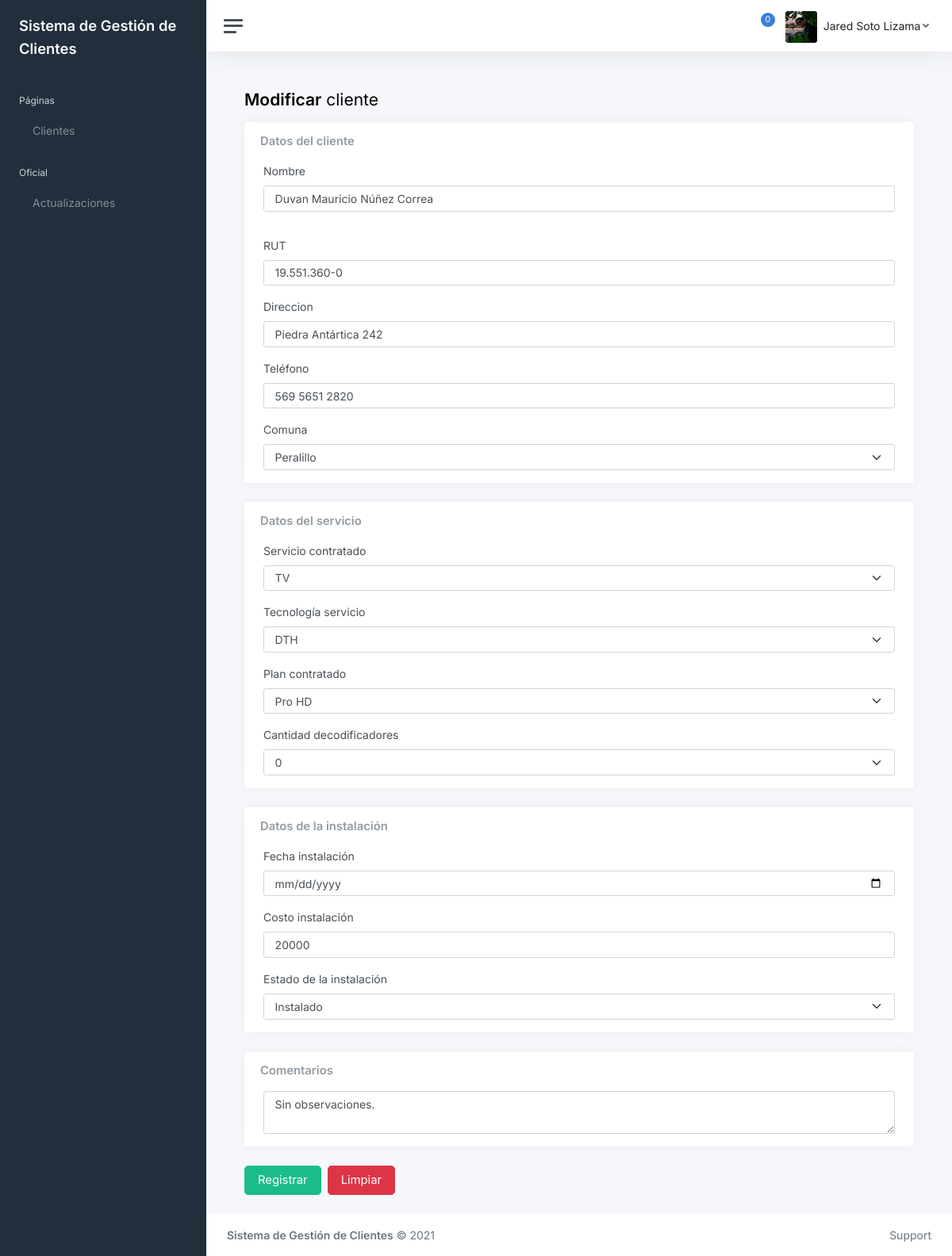
/modificarCliente/1/ (signed in), run on the app's committed database.
### webClaro/models.py (models this page shows, shortened)
class ImagenPerfil(models.Model):
    id = models.AutoField(primary_key=True)
    usuario = models.CharField(max_length=20)
    imagen = models.ImageField(upload_to='imgPerfil')

class Cliente(models.Model):
    id = models.AutoField(primary_key=True)
    nombre = models.CharField(max_length=50)
    rut = models.CharField(max_length=12)
    direccion = models.CharField(max_length=50)
    telefono = models.CharField(max_length=13)
    servicioContratado = models.CharField(max_length=20)
    tecnologiaServicio = models.CharField(max_length=4)
    planContratado = models.CharField(max_length=30)
    cantidadDecos = models.IntegerField()
    costoInstalacion = models.IntegerField()
    fechaInstalacion = models.DateField()
    vendedor = models.CharField(max_length=20)
    servicioTecnologia = models.CharField(max_length=20)
    estado = models.CharField(max_length=20)
    Comuna = ForeignKey(Comuna, on_delete=models.CASCADE)
    comentarios = models.CharField(max_length=300)

### webClaro/views.py (the view, shortened to what this page needs)
# urls.py: path('modificarCliente/<id>/', views.modificarCliente, name='modificarCliente'),
@login_required(login_url='/login/')
def modificarCliente(request, id):
    mensaje = ''
    try:
        cliente = Cliente.objects.get(id = id)
        img = ImagenPerfil.objects.filter(usuario = request.user.username)
        objComuna = Comuna.objects.all()
        objServicioContratado = ServicioContratado.objects.all()
        objTecnologiaServicio = TecnologiaServicio.objects.all()
        objPlanContratado = PlanContratado.objects.all()
        objCantidadDecodificadores = CantidadDecodificadores.objects.all()
        objEstadoInstalacion = EstadoInstalacion.objects.all()
        return render(request, "modifCliente.html", {"img": img, "comunas":objComuna, "cliente":cliente, "servicios":objServicioContratado, "tecnologias":objTecnologiaServicio, "planes":objPlanContratado, "decos":objCantidadDecodificadores, "estados":objEstadoInstalacion})
    except Exception as e:
        mensaje = "No existe el cliente."
        print(e)

### webClaro/templates/modifCliente.html (shortened to what this page needs)
{% extends "base.html" %}
{% load static %}
{% block contenido %}
<h1 class="h3 mb-3"><strong>Modificar</strong> cliente</h1>
<div class="row">
	<form action="{% url 'actualizarCliente' %}" method="POST">
	<div class="col-12 col-lg-12 col-xxl-12 d-flex">
		<div class="card flex-fill">
			<div class="card-header">
				<h5 class="card-title mb-0">Datos del cliente</h5>
			</div>
			<div class="me-4 ms-4 mb-3">
				<label class="form-label">Nombre</label>
				<input type="text" value="{{cliente.nombre}}" name="txtNombre" minlength="5" maxlength="50" class="form-control" placeholder="Nombre del cliente" required>
			</div>
			<div class="me-4 ms-4 mb-3">
				<label class="form-label">RUT</label>
				<input type="text" value="{{cliente.rut}}" name="txtRUT" minlength="11" maxlength="12" class="form-control" placeholder="12.345.678-0" required>
			</div>
			<div class="me-4 ms-4 mb-3">
				<label class="form-label">Direccion</label>
				<input type="text" value="{{cliente.direccion}}" name="txtDireccion" minlength="10" maxlength="50" class="form-control" placeholder="Dirección del cliente" required>
			</div>
			<div class="me-4 ms-4 mb-3">
				<label class="form-label">Teléfono</label>
				<input type="text" value="{{cliente.telefono}}" name="txtTelefono" minlength="13" maxlength="13" class="form-control" placeholder="+569 1234 1234" required>
			</div>
			<div class="me-4 ms-4 mb-3">
				<label class="form-label">Comuna</label>
				<select class="form-select" name="selComuna" required>
					{% for reg in comunas %}
						{% if reg.nombre == cliente.Comuna.nombre %}
                            <option selected>{{reg.nombre}}</option>
                        {% else %}
                            <option>{{reg.nombre}}</option>
                        {% endif %}
					{% endfor %}
				</select>
			</div>
		</div>
	</div>
	<div class="col-12 col-lg-12 col-xxl-12 d-flex">
		<div class="card flex-fill">
			<div class="card-header">
				<h5 class="card-title mb-0">Datos del servicio</h5>
			</div>
			<div class="me-4 ms-4 mb-3">
				<label class="form-label">Servicio contratado</label>
				<select class="form-select" name="selServicio" required>
					{% for reg in servicios %}
						{% if reg.nombre == cliente.servicioContratado %}
                            <option selected>{{reg.nombre}}</option>
                        {% else %}
                            <option>{{reg.nombre}}</option>
                        {% endif %}
					{% endfor %}
				</select>
			</div>
			<div class="me-4 ms-4 mb-3">
				<label class="form-label">Tecnología servicio</label>
				<select class="form-select" name="selTecnologia" required>
					{% for reg in tecnologias %}
						{% if reg.nombre == cliente.tecnologiaServicio %}
                            <option selected>{{reg.nombre}}</option>
                        {% else %}
                            <option>{{reg.nombre}}</option>
                        {% endif %}
					{% endfor %}
				</select>
			</div>
			<div class="me-4 ms-4 mb-3">
				<label class="form-label">Plan contratado</label>
				<select class="form-select" name="selPlan" required>
					{% for reg in planes %}
						{% if reg.nombre == cliente.planContratado %}
                            <option selected>{{reg.nombre}}</option>
                        {% else %}
                            <option>{{reg.nombre}}</option>
                        {% endif %}
					{% endfor %}
				</select>
			</div>
			<div class="me-4 ms-4 mb-3">
				<label class="form-label">Cantidad decodificadores</label>
				<select class="form-select" name="selDecos" required>
					{% for reg in decos %}
						{% if reg.nombre == cliente.cantidadDecos %}
                            <option selected>{{reg.nombre}}</option>
                        {% else %}
                            <option>{{reg.nombre}}</option>
                        {% endif %}
					{% endfor %}
				</select>
			</div>
		</div>
	</div>
	<div class="col-12 col-lg-12 col-xxl-12 d-flex">
		<div class="card flex-fill">
			<div class="card-header">
				<h5 class="card-title mb-0">Datos de la instalación</h5>
			</div>
			<div class="me-4 ms-4 mb-3">
				<label class="form-label">Fecha instalación</label>
				<input type="date" value="{{cliente.fechaInstalacion}}" name="inpFecha" class="form-control" placeholder="Fecha de instalación" required>
			</div>
			<div class="me-4 ms-4 mb-3">
				<label class="form-label">Costo instalación</label>
				<input type="number" value="{{cliente.costoInstalacion}}" name="txtCostoInst" minlength="5" maxlength="5" class="form-control" placeholder="00000" required>
			</div>
			<div class="me-4 ms-4 mb-3">
				<label class="form-label">Estado de la instalación</label required>
				<select class="form-select" name="selEstado">
					{% for reg in estados %}
						{% if reg.nombre == cliente.estado %}
                            <option selected>{{reg.nombre}}</option>
                        {% else %}
                            <option>{{reg.nombre}}</option>
                        {% endif %}
					{% endfor %}
				</select>
			</div>
		</div>
	</div>
	<div class="col-12 col-lg-12 col-xxl-12 d-flex">
		<div class="card flex-fill">
			<div class="card-header">
				<h5 class="card-title mb-0">Comentarios</h5>
			</div>
			<div class="me-4 ms-4 mb-3">
				<textarea class="form-control" value="{{cliente.comentarios}}" name="txtComentarios" maxlength="300" rows="2" placeholder="Comentarios y observaciones">{{cliente.comentarios}}</textarea>
			</div>
		</div>
	</div>
	<div class="row">
		<div class="col">
			<div class="row">
				<div class="col">
					<div>
						<div class="text-center mb-3 me-1 d-inline">
							<button type="submit" class="btn btn-lg btn-success"> Registrar</button>
						</div>
						<div class="text-center mb-3 d-inline">
							<button type="reset" class="btn btn-lg btn-danger"> Limpiar</button>
						</div>
					</div>
				</div>
			</div>
		</div>
	</div>
	</form>
</div>
{% endblock contenido %}

### webClaro/templates/base.html (shortened to what this page needs)
{% load static %}
<!DOCTYPE html>
<html lang="es">
<head>
	<link href="{% static 'css/app.css' %}" rel="stylesheet">
</head>
<body>
	<div class="wrapper">
		<nav id="sidebar" class="sidebar js-sidebar">
			<div class="sidebar-content js-simplebar">
				<a class="sidebar-brand" href="{% url 'index' %}">
					<span class="align-middle">Sistema de Gestión de Clientes</span>
				</a>
				<ul class="sidebar-nav">
					<li class="sidebar-header">Páginas</li>
					<li class="sidebar-item">
						<a class="sidebar-link" href="{% url 'index' %}">
							<span class="align-middle">Clientes</span>
            			</a>
					</li>
					<li class="sidebar-header">Oficial</li>
					<li class="sidebar-item">
						<a class="sidebar-link" href="{% url 'actualizaciones' %}">
							<span class="align-middle">Actualizaciones</span>
            			</a>
					</li>
				</ul>
			</div>
		</nav>
		<div class="main">
			<nav class="navbar navbar-expand navbar-light navbar-bg">
				<a class="sidebar-toggle js-sidebar-toggle"><i class="hamburger align-self-center"></i></a>
				<div class="navbar-collapse collapse">
					<ul class="navbar-nav navbar-align">
						<li class="nav-item dropdown">
							<a class="nav-icon dropdown-toggle" href="#" id="alertsDropdown" data-bs-toggle="dropdown">
								<div class="position-relative">
									<span class="indicator">0</span>
								</div>
							</a>
						</li>
						<li class="nav-item dropdown"><a class="nav-icon dropdown-toggle d-inline-block d-sm-none" href="#" data-bs-toggle="dropdown"></a>
							<a class="nav-link dropdown-toggle d-none d-sm-inline-block" href="#" data-bs-toggle="dropdown">{% for reg in img %}<img src="{{reg.imagen.url}}"{% endfor %} class="avatar img-fluid rounded me-1"/><span class="text-dark ms-1">{{user.first_name}} {{user.last_name}}</span></a>
						</li>
					</ul>
				</div>
			</nav>
			<main class="content">
				<div class="container-fluid p-0">
					{% block contenido %}
					{% endblock contenido %}
				</div>
			</main>
			<footer class="footer">
				<div class="container-fluid">
					<div class="row text-muted">
						<div class="col-6 text-start">
							<p class="mb-0"><a class="text-muted"><strong>Sistema de Gestión de Clientes</strong></a> &copy; 2021</p>
						</div>
						<div class="col-6 text-end">
							<ul class="list-inline">
								<li class="list-inline-item">
									<a class="text-muted" href="https://adminkit.io/" target="_blank">Support</a>
								</li>
							</ul>
						</div>
					</div>
				</div>
			</footer>
		</div>
	</div>
</body>
</html>

### data on the page
ImagenPerfil: imagen (picture)
Cliente: txtNombre "Duvan Mauricio Núñez Correa", txtRUT "19.551.360-0", txtDireccion "Piedra Antártica 242", txtTelefono "569 5651 2820", txtCostoInst "20000", txtComentarios "Sin observaciones."

### other printed values
{{ user.first_name }} "Jared"
{{ user.last_name }} "Soto Lizama"
form field selComuna "Peralillo"
form field selServicio "TV"
form field selTecnologia "DTH"
form field selPlan "Pro HD"
form field selDecos "0"
form field selEstado "Instalado"
